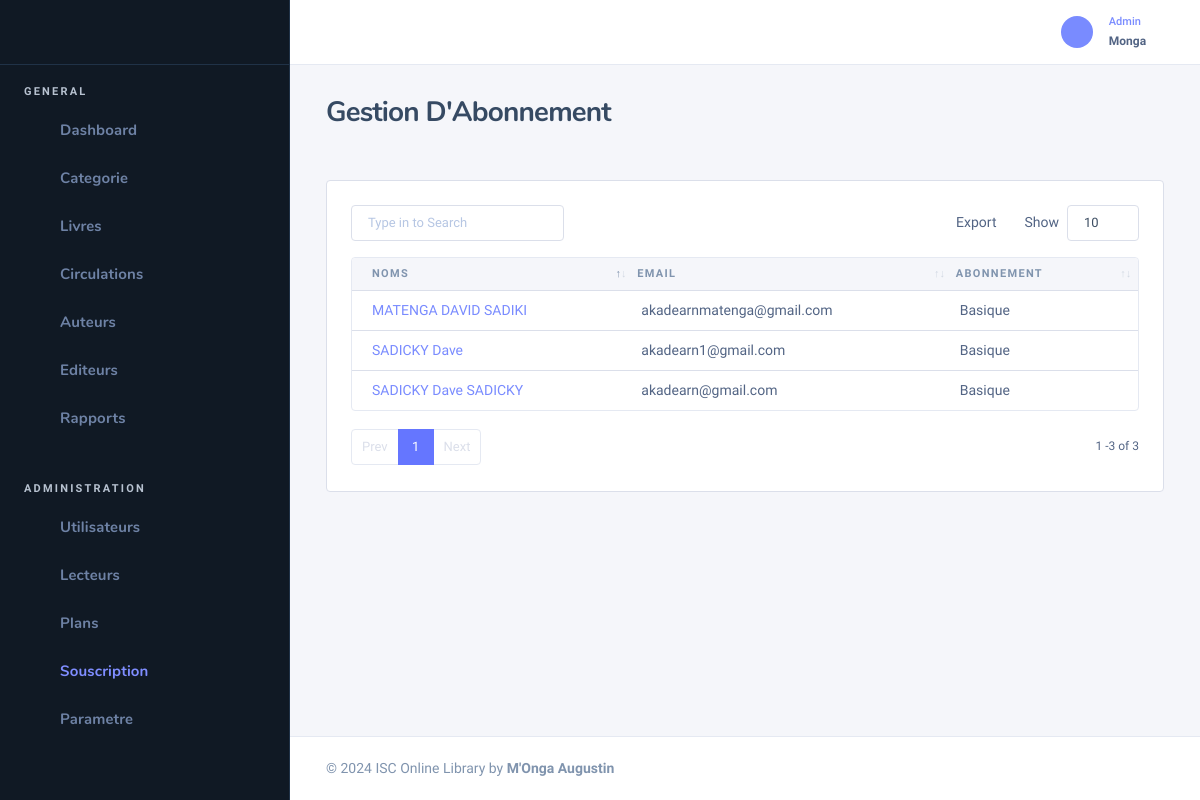
Page /souscription (signed in) on the committed database.
### tables this page shows
CREATE TABLE `tbl_subscriptions` (
  `id_subscription` int(11) NOT NULL,
  `id_member` int(11) NOT NULL,
  `id_plan` int(11) DEFAULT NULL,
  `debut` varchar(50) DEFAULT NULL,
  `fin` varchar(50) DEFAULT NULL,
  `status` enum('0','1') DEFAULT NULL
);

CREATE TABLE `tbl_members` (
  `id_member` int(11) NOT NULL,
  `nom` varchar(100) DEFAULT NULL,
  `postnom` varchar(100) DEFAULT NULL,
  `prenom` varchar(100) DEFAULT NULL,
  `sexe` enum('M','F') DEFAULT NULL,
  `card_number` varchar(100) DEFAULT NULL,
  `type` enum('I','E') DEFAULT NULL,
  `provenance` varchar(100) DEFAULT NULL,
  `contact_autorite` varchar(100) DEFAULT NULL,
  `matricule` varchar(100) DEFAULT NULL,
  `email` varchar(100) DEFAULT NULL,
  `adresse` varchar(100) DEFAULT NULL,
  `tel` varchar(50) NOT NULL,
  `code` varchar(150) NOT NULL,
  `verified_at` datetime DEFAULT NULL,
  `photo` varchar(150) NOT NULL,
  `statut` enum('0','1') NOT NULL,
  `classe_id` int(11) DEFAULT 0,
  `promotion` varchar(150) NOT NULL,
  `fonction` varchar(120) NOT NULL,
  `ville` varchar(150) NOT NULL
);

CREATE TABLE `tbl_plans` (
  `id_plan` int(11) NOT NULL,
  `name` varchar(20) DEFAULT NULL,
  `frequence` enum('Semaine','Mois','Année','Illimité') DEFAULT NULL,
  `prix` int(11) DEFAULT NULL,
  `description` varchar(100) DEFAULT NULL
);

### Models/Admin/subscription.class.php (called while the page is built, shortened)
<?php
class Subscription
{
    public function getSubscriptions()
    {
        $db = getConnection();
        $statement = $db->prepare("SELECT s.id_member,s.id_subscription, m.nom,m.prenom,m.postnom,s.debut,s.fin,m.matricule,m.email,p.name as bouquet
        FROM tbl_subscriptions as s,tbl_plans as p,tbl_members as m
        WHERE s.id_plan=p.id_plan and s.id_member= m.id_member");
        $statement->execute();
        $tbP = array();
        while ($data =  $statement->fetchObject()) {
            $tbP[] = $data;
        }
        return $tbP;
    }
}

### Vues/Admin/subscriptions.php (the view, shortened to what this page needs)
<div class="nk-content-body">
    <div class="nk-block nk-block-lg">
        <div class="card card-bordered card-preview">
            <div class="card-inner">
                <table class="datatable-init-export nowrap table" data-export-title="Export">
                    <thead>
                        <tr class="tb-tnx-head">
                            <th>Noms</th>
                            <th>Email</th>
                            <th>Abonnement</th>
                        </tr>
                    </thead>
                    <tbody>
                        <?php
                        foreach ($data as $user) : ?>
                            <tr>
                                <td><a href="index.php?p=detailL&id=<?= $user->id_member  ?>"><?= $user->nom ?> <?= $user->postnom ?> <?= $user->prenom ?></a></td>
                                <td><?= $user->email ?></td>
                                <td><?= $user->bouquet ?></td>
                            </tr>
                        <?php endforeach ?>
                    </tbody>
                </table>
            </div>
        </div>
    </div>
</div>

### rows in the picture
tbl_subscriptions: id_member.nom "SADICKY", id_member.postnom "Dave", id_member.prenom "SADICKY", id_member.email "akadearn@gmail.com", id_plan.name "Basique"
tbl_subscriptions: id_member.nom "MATENGA", id_member.postnom "DAVID", id_member.prenom "SADIKI", id_member.email "akadearnmatenga@gmail.com", id_plan.name "Basique"
tbl_subscriptions: id_member.nom "SADICKY", id_member.prenom "Dave", id_member.email "akadearn1@gmail.com", id_plan.name "Basique"

### other values in the picture
$_SESSION['noms'] "Monga"
